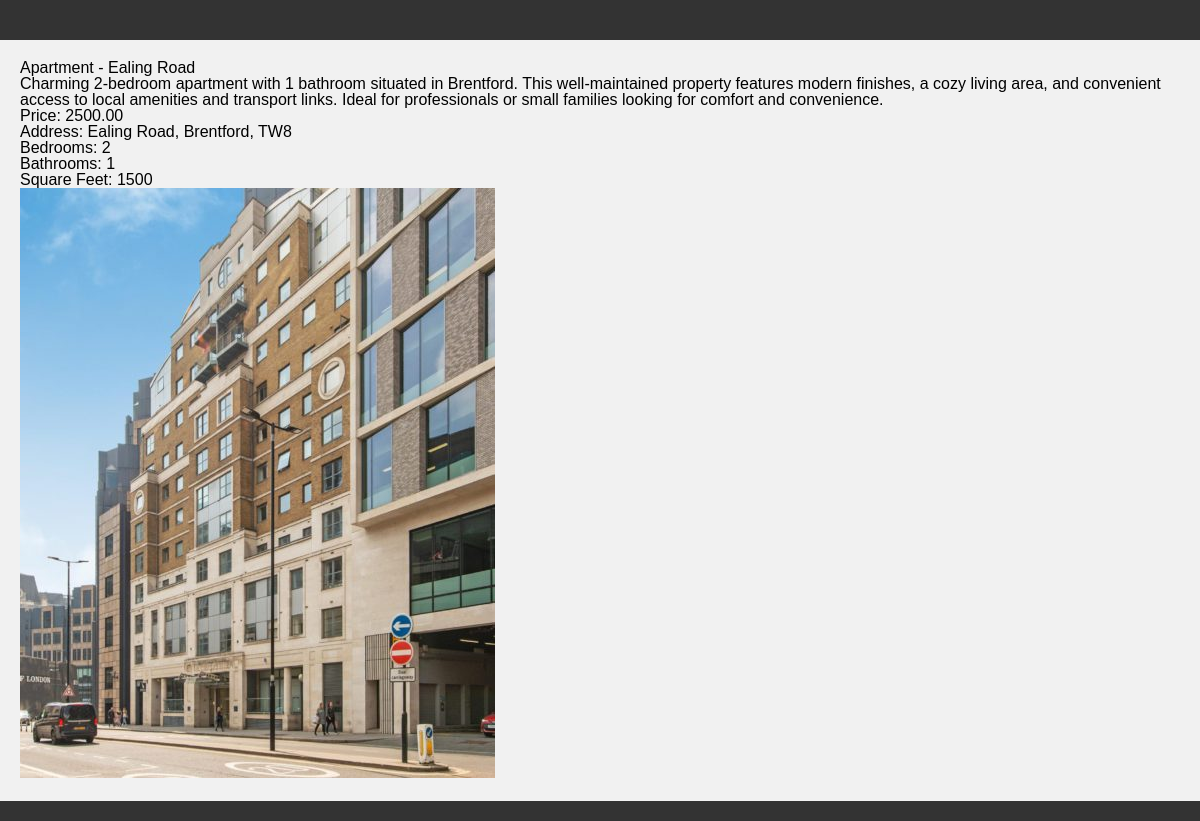
Page /property/2/ on the committed database.
### housr_app/models.py (models this page shows, shortened)
class Property(models.Model):
    owner = models.ForeignKey(User, on_delete=models.CASCADE)
    title = models.CharField(max_length=255)
    description = models.TextField()
    price = models.DecimalField(max_digits=10, decimal_places=2)
    address = models.CharField(max_length=255)
    bedrooms = models.IntegerField()
    bathrooms = models.IntegerField()
    sqft = models.IntegerField()
    photo = models.ImageField(upload_to='properties/')
    available = models.BooleanField(default=True)
    created_at = models.DateTimeField(auto_now_add=True)
    updated_at = models.DateTimeField(auto_now=True)

### housr_app/views.py (the view)
# urls.py: path('property/<int:pk>/', PropertyDetailView.as_view(), name='property_detail'),
class PropertyDetailView(DetailView):
    model = Property
    context_object_name = 'property'
    template_name = 'property_detail.html'

### templates/property_detail.html
{% extends 'base.html' %}
{% block content %}
  <h1>{{ property.title }}</h1>
  <p>{{ property.description }}</p>
  <p>Price: {{ property.price }}</p>
  <p>Address: {{ property.address }}</p>
  <p>Bedrooms: {{ property.bedrooms }}</p>
  <p>Bathrooms: {{ property.bathrooms }}</p>
  <p>Square Feet: {{ property.sqft }}</p>
  <img src="{{ property.photo.url }}" alt="{{ property.title }}">
{% endblock %}

### static/base.css (style rules this page uses)
html, body, div, span, applet, object, iframe, h1, h2, h3, h4, h5, h6, p, blockquote, pre, a, abbr, acronym, address, big, cite, code, del, dfn, em, img, ins, kbd, q, s, samp, small, strike, strong, sub, sup, tt, var, b, u, i, center, dl, dt, dd, ol, ul, li, fieldset, form, label, legend, table, caption, tbody, tfoot, thead, tr, th, td, article, aside, canvas, details, embed, figure, figcaption, footer, header, hgroup, menu, nav, output, ruby, section, summary, time, mark, audio, video { margin: 0; padding: 0; border: 0; font-size: 100%; font: inherit; vertical-align: baseline; }
body { line-height: 1; }
body { font-family: Arial, sans-serif; background-color: #f1f1f1; }

### rows in the picture
Property: title "Apartment - Ealing Road", description "Charming 2-bedroom apartment with 1 bathroom situated in Brentford. This well-maintained property features modern finishes, a cozy living area, and convenient access to local amenities and transport links. Ideal for professionals or small families looking for comfort and convenience.", price "2500.00", address "Ealing Road, Brentford, TW8", bedrooms "2", bathrooms "1", sqft "1500", photo (picture)
